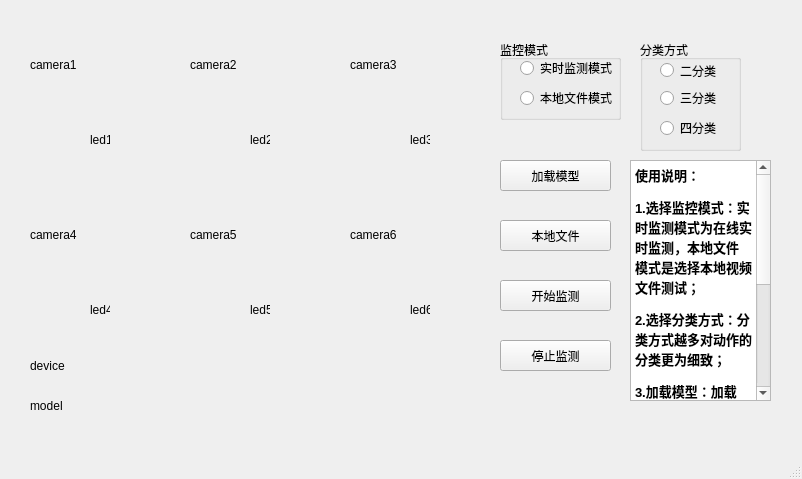
<?xml version="1.0" encoding="UTF-8"?>
<ui version="4.0">
 <class>UE</class>
 <widget class="QMainWindow" name="UE">
  <property name="geometry">
   <rect>
    <x>0</x>
    <y>0</y>
    <width>802</width>
    <height>479</height>
   </rect>
  </property>
  <property name="windowTitle">
   <string>MainWindow</string>
  </property>
  <widget class="QWidget" name="centralwidget">
   <widget class="QLabel" name="camera1">
    <property name="geometry">
     <rect>
      <x>30</x>
      <y>20</y>
      <width>120</width>
      <height>90</height>
     </rect>
    </property>
    <property name="text">
     <string>camera1</string>
    </property>
   </widget>
   <widget class="QLabel" name="camera2">
    <property name="geometry">
     <rect>
      <x>190</x>
      <y>20</y>
      <width>120</width>
      <height>90</height>
     </rect>
    </property>
    <property name="text">
     <string>camera2</string>
    </property>
   </widget>
   <widget class="QLabel" name="camera3">
    <property name="geometry">
     <rect>
      <x>350</x>
      <y>20</y>
      <width>120</width>
      <height>90</height>
     </rect>
    </property>
    <property name="text">
     <string>camera3</string>
    </property>
   </widget>
   <widget class="QLabel" name="camera4">
    <property name="geometry">
     <rect>
      <x>30</x>
      <y>190</y>
      <width>120</width>
      <height>90</height>
     </rect>
    </property>
    <property name="text">
     <string>camera4</string>
    </property>
   </widget>
   <widget class="QLabel" name="camera5">
    <property name="geometry">
     <rect>
      <x>190</x>
      <y>190</y>
      <width>120</width>
      <height>90</height>
     </rect>
    </property>
    <property name="text">
     <string>camera5</string>
    </property>
   </widget>
   <widget class="QLabel" name="camera6">
    <property name="geometry">
     <rect>
      <x>350</x>
      <y>190</y>
      <width>120</width>
      <height>90</height>
     </rect>
    </property>
    <property name="text">
     <string>camera6</string>
    </property>
   </widget>
   <widget class="QGroupBox" name="groupBox_classification">
    <property name="geometry">
     <rect>
      <x>640</x>
      <y>40</y>
      <width>101</width>
      <height>111</height>
     </rect>
    </property>
    <property name="title">
     <string>分类方式</string>
    </property>
    <widget class="QRadioButton" name="two_class">
     <property name="geometry">
      <rect>
       <x>20</x>
       <y>20</y>
       <width>89</width>
       <height>21</height>
      </rect>
     </property>
     <property name="text">
      <string>二分类</string>
     </property>
    </widget>
    <widget class="QRadioButton" name="three_class">
     <property name="geometry">
      <rect>
       <x>20</x>
       <y>50</y>
       <width>89</width>
       <height>16</height>
      </rect>
     </property>
     <property name="text">
      <string>三分类</string>
     </property>
    </widget>
    <widget class="QRadioButton" name="four_class">
     <property name="geometry">
      <rect>
       <x>20</x>
       <y>80</y>
       <width>89</width>
       <height>16</height>
      </rect>
     </property>
     <property name="text">
      <string>四分类</string>
     </property>
    </widget>
   </widget>
   <widget class="QLabel" name="device">
    <property name="geometry">
     <rect>
      <x>30</x>
      <y>350</y>
      <width>411</width>
      <height>31</height>
     </rect>
    </property>
    <property name="text">
     <string>device</string>
    </property>
   </widget>
   <widget class="QLabel" name="model">
    <property name="geometry">
     <rect>
      <x>30</x>
      <y>390</y>
      <width>411</width>
      <height>31</height>
     </rect>
    </property>
    <property name="text">
     <string>model</string>
    </property>
   </widget>
   <widget class="QGroupBox" name="groupBox_type">
    <property name="geometry">
     <rect>
      <x>500</x>
      <y>40</y>
      <width>121</width>
      <height>80</height>
     </rect>
    </property>
    <property name="title">
     <string>监控模式</string>
    </property>
    <widget class="QRadioButton" name="real_time">
     <property name="geometry">
      <rect>
       <x>20</x>
       <y>20</y>
       <width>111</width>
       <height>16</height>
      </rect>
     </property>
     <property name="text">
      <string>实时监测模式</string>
     </property>
    </widget>
    <widget class="QRadioButton" name="local_file">
     <property name="geometry">
      <rect>
       <x>20</x>
       <y>50</y>
       <width>111</width>
       <height>16</height>
      </rect>
     </property>
     <property name="text">
      <string>本地文件模式</string>
     </property>
    </widget>
   </widget>
   <widget class="QPushButton" name="load_model">
    <property name="geometry">
     <rect>
      <x>500</x>
      <y>160</y>
      <width>111</width>
      <height>31</height>
     </rect>
    </property>
    <property name="text">
     <string>加载模型</string>
    </property>
   </widget>
   <widget class="QPushButton" name="load_file">
    <property name="geometry">
     <rect>
      <x>500</x>
      <y>220</y>
      <width>111</width>
      <height>31</height>
     </rect>
    </property>
    <property name="text">
     <string>本地文件</string>
    </property>
   </widget>
   <widget class="QTextBrowser" name="textBrowser">
    <property name="geometry">
     <rect>
      <x>630</x>
      <y>160</y>
      <width>141</width>
      <height>241</height>
     </rect>
    </property>
    <property name="html">
     <string>&lt;!DOCTYPE HTML PUBLIC &quot;-//W3C//DTD HTML 4.0//EN&quot; &quot;http://www.w3.org/TR/REC-html40/strict.dtd&quot;&gt;
&lt;html&gt;&lt;head&gt;&lt;meta name=&quot;qrichtext&quot; content=&quot;1&quot; /&gt;&lt;style type=&quot;text/css&quot;&gt;
p, li { white-space: pre-wrap; }
&lt;/style&gt;&lt;/head&gt;&lt;body style=&quot; font-family:'SimSun'; font-size:9pt; font-weight:400; font-style:normal;&quot;&gt;
&lt;p style=&quot; margin-top:12px; margin-bottom:12px; margin-left:0px; margin-right:0px; -qt-block-indent:0; text-indent:0px;&quot;&gt;&lt;span style=&quot; font-size:10pt; font-weight:600;&quot;&gt;使用说明：&lt;/span&gt;&lt;/p&gt;
&lt;p style=&quot; margin-top:12px; margin-bottom:12px; margin-left:0px; margin-right:0px; -qt-block-indent:0; text-indent:0px;&quot;&gt;&lt;span style=&quot; font-size:10pt; font-weight:600;&quot;&gt;1.选择监控模式：实时监测模式为在线实时监测，本地文件模式是选择本地视频文件测试；&lt;/span&gt;&lt;/p&gt;
&lt;p style=&quot; margin-top:12px; margin-bottom:12px; margin-left:0px; margin-right:0px; -qt-block-indent:0; text-indent:0px;&quot;&gt;&lt;span style=&quot; font-size:10pt; font-weight:600;&quot;&gt;2.选择分类方式：分类方式越多对动作的分类更为细致；&lt;/span&gt;&lt;/p&gt;
&lt;p style=&quot; margin-top:12px; margin-bottom:12px; margin-left:0px; margin-right:0px; -qt-block-indent:0; text-indent:0px;&quot;&gt;&lt;span style=&quot; font-size:10pt; font-weight:600;&quot;&gt;3.加载模型：加载C3D网络权重文件；&lt;/span&gt;&lt;/p&gt;
&lt;p style=&quot; margin-top:12px; margin-bottom:12px; margin-left:0px; margin-right:0px; -qt-block-indent:0; text-indent:0px;&quot;&gt;&lt;span style=&quot; font-size:10pt; font-weight:600;&quot;&gt;4.本地文件：当监控模式选择本地文件模式时，通过此选项选择本地视频文件；&lt;/span&gt;&lt;/p&gt;
&lt;p style=&quot; margin-top:12px; margin-bottom:12px; margin-left:0px; margin-right:0px; -qt-block-indent:0; text-indent:0px;&quot;&gt;&lt;span style=&quot; font-size:10pt; font-weight:600;&quot;&gt;5.开始监测：开始UE监控预警测试；&lt;/span&gt;&lt;/p&gt;
&lt;p style=&quot; margin-top:12px; margin-bottom:12px; margin-left:0px; margin-right:0px; -qt-block-indent:0; text-indent:0px;&quot;&gt;&lt;span style=&quot; font-size:10pt; font-weight:600;&quot;&gt;6.停止监测：停止UE监控预警测试。&lt;/span&gt;&lt;/p&gt;&lt;/body&gt;&lt;/html&gt;</string>
    </property>
   </widget>
   <widget class="QPushButton" name="Start">
    <property name="geometry">
     <rect>
      <x>500</x>
      <y>280</y>
      <width>111</width>
      <height>31</height>
     </rect>
    </property>
    <property name="text">
     <string>开始监测</string>
    </property>
   </widget>
   <widget class="QPushButton" name="Stop">
    <property name="geometry">
     <rect>
      <x>500</x>
      <y>340</y>
      <width>111</width>
      <height>31</height>
     </rect>
    </property>
    <property name="text">
     <string>停止监测</string>
    </property>
   </widget>
   <widget class="QLabel" name="led1">
    <property name="geometry">
     <rect>
      <x>90</x>
      <y>130</y>
      <width>20</width>
      <height>20</height>
     </rect>
    </property>
    <property name="text">
     <string>led1</string>
    </property>
   </widget>
   <widget class="QLabel" name="led4">
    <property name="geometry">
     <rect>
      <x>90</x>
      <y>300</y>
      <width>20</width>
      <height>20</height>
     </rect>
    </property>
    <property name="text">
     <string>led4</string>
    </property>
   </widget>
   <widget class="QLabel" name="led2">
    <property name="geometry">
     <rect>
      <x>250</x>
      <y>130</y>
      <width>20</width>
      <height>20</height>
     </rect>
    </property>
    <property name="text">
     <string>led2</string>
    </property>
   </widget>
   <widget class="QLabel" name="led5">
    <property name="geometry">
     <rect>
      <x>250</x>
      <y>300</y>
      <width>20</width>
      <height>20</height>
     </rect>
    </property>
    <property name="text">
     <string>led5</string>
    </property>
   </widget>
   <widget class="QLabel" name="led3">
    <property name="geometry">
     <rect>
      <x>410</x>
      <y>130</y>
      <width>20</width>
      <height>20</height>
     </rect>
    </property>
    <property name="text">
     <string>led3</string>
    </property>
   </widget>
   <widget class="QLabel" name="led6">
    <property name="geometry">
     <rect>
      <x>410</x>
      <y>300</y>
      <width>20</width>
      <height>20</height>
     </rect>
    </property>
    <property name="text">
     <string>led6</string>
    </property>
   </widget>
  </widget>
  <widget class="QMenuBar" name="menubar">
   <property name="geometry">
    <rect>
     <x>0</x>
     <y>0</y>
     <width>802</width>
     <height>23</height>
    </rect>
   </property>
  </widget>
  <widget class="QStatusBar" name="statusbar"/>
 </widget>
 <resources/>
 <connections/>
</ui>
